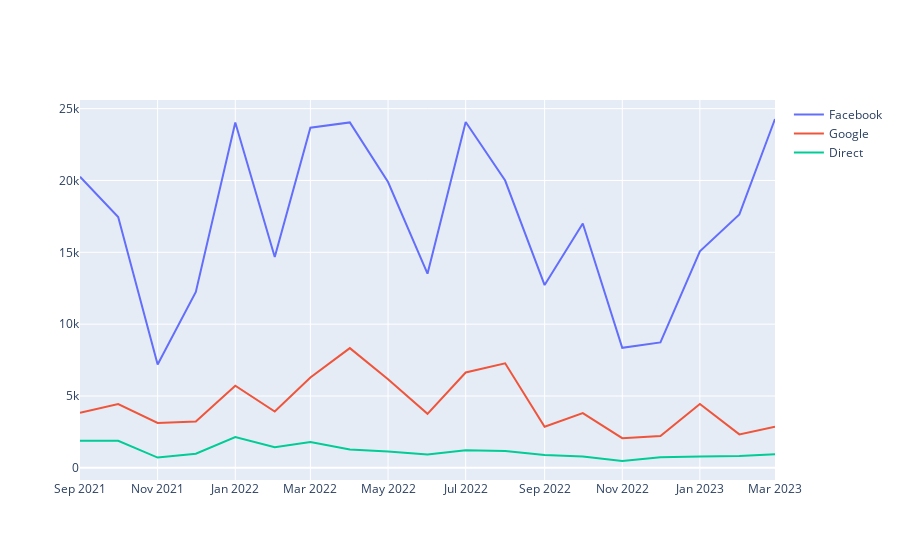

This figure's notebook cell:
### Code cell
fig = go.Figure()
fig.add_trace(go.Scatter(x=Facebook["Date_Monthly_Level"], y=Facebook["Signups_3"],mode='lines',name='Facebook'))
fig.add_trace(go.Scatter(x=Google["Date_Monthly_Level"], y=Google["Signups_3"],mode='lines',name='Google'))
fig.add_trace(go.Scatter(x=Direct["Date_Monthly_Level"], y=Direct["Signups_3"],mode='lines',name='Direct'))

fig.show()

### Figure 1 — Plotly figure (JSON) as saved in the notebook; plotly's stock layout.template omitted (floating-point values rounded to 4 significant figures)
{"data": [{"mode": "lines", "name": "Facebook", "type": "scatter", "x": ["2021-09-01", "2021-10-01", "2021-11-01", "2021-12-01", "2022-01-01", "2022-02-01", "2022-03-01", "2022-04-01", "2022-05-01", "2022-06-01", "2022-07-01", "2022-08-01", "2022-09-01", "2022-10-01", "2022-11-01", "2022-12-01", "2023-01-01", "2023-02-01", "2023-03-01"], "y": [20259, 17456, 7194, 12245, 24041, 14679, 23671, 24041, 19889, 13515, 24068, 19996, 12722, 17007, 8357, 8728, 15076, 17641, 24279]}, {"mode": "lines", "name": "Google", "type": "scatter", "x": ["2021-09-01", "2021-10-01", "2021-11-01", "2021-12-01", "2022-01-01", "2022-02-01", "2022-03-01", "2022-04-01", "2022-05-01", "2022-06-01", "2022-07-01", "2022-08-01", "2022-09-01", "2022-10-01", "2022-11-01", "2022-12-01", "2023-01-01", "2023-02-01", "2023-03-01"], "y": [3835, 4443, 3121, 3226, 5713, 3915, 6294, 8331, 6163, 3756, 6639, 7274, 2857, 3808, 2063, 2221, 4444, 2327, 2856]}, {"mode": "lines", "name": "Direct", "type": "scatter", "x": ["2021-09-01", "2021-10-01", "2021-11-01", "2021-12-01", "2022-01-01", "2022-02-01", "2022-03-01", "2022-04-01", "2022-05-01", "2022-06-01", "2022-07-01", "2022-08-01", "2022-09-01", "2022-10-01", "2022-11-01", "2022-12-01", "2023-01-01", "2023-02-01", "2023-03-01"], "y": [1878, 1878, 714, 979, 2142, 1428, 1798, 1270, 1137, 926, 1217, 1164, 899, 793, 476, 741, 793, 820, 952]}], "layout": {}}
